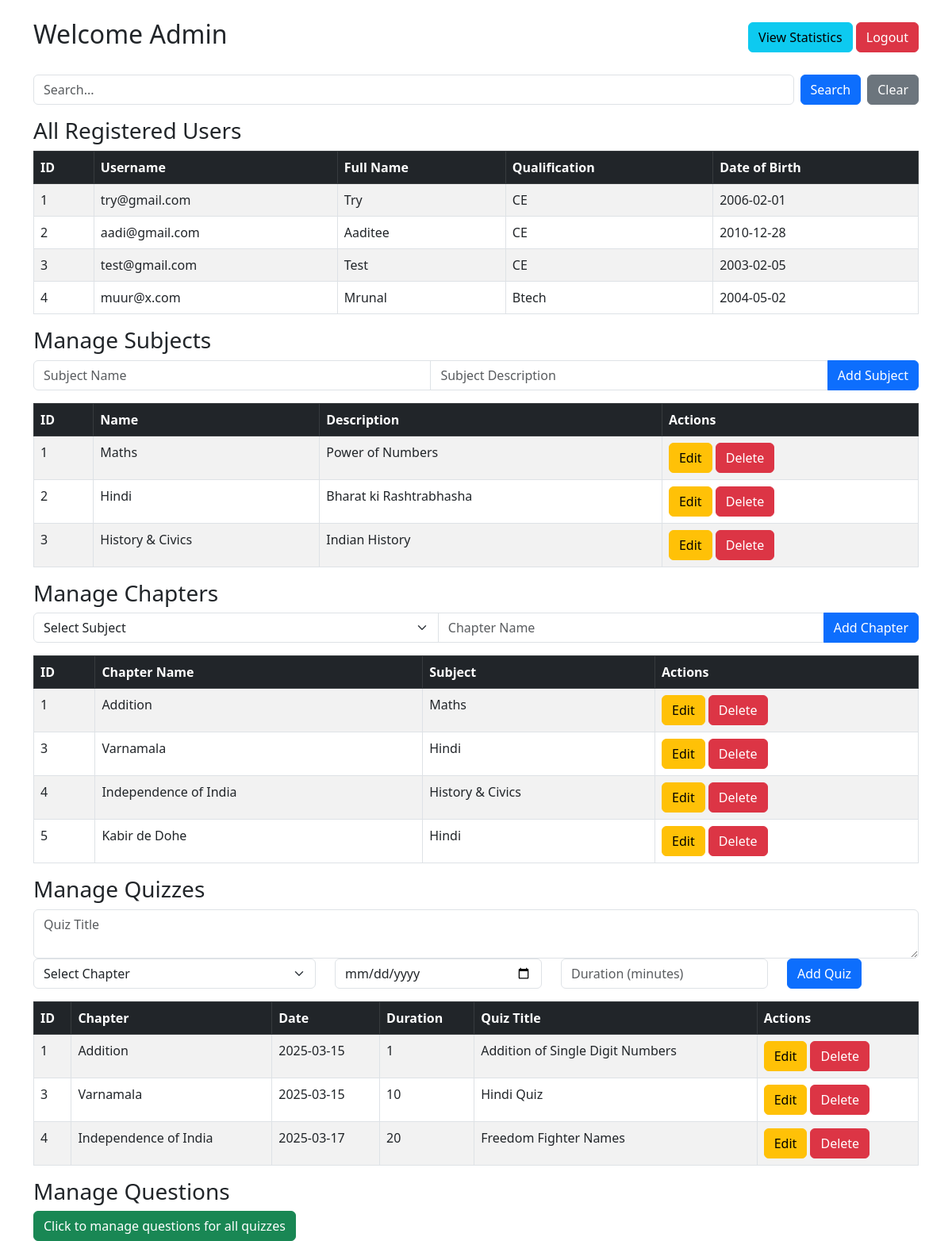
The app's page /admin_dashboard (signed in), older data.
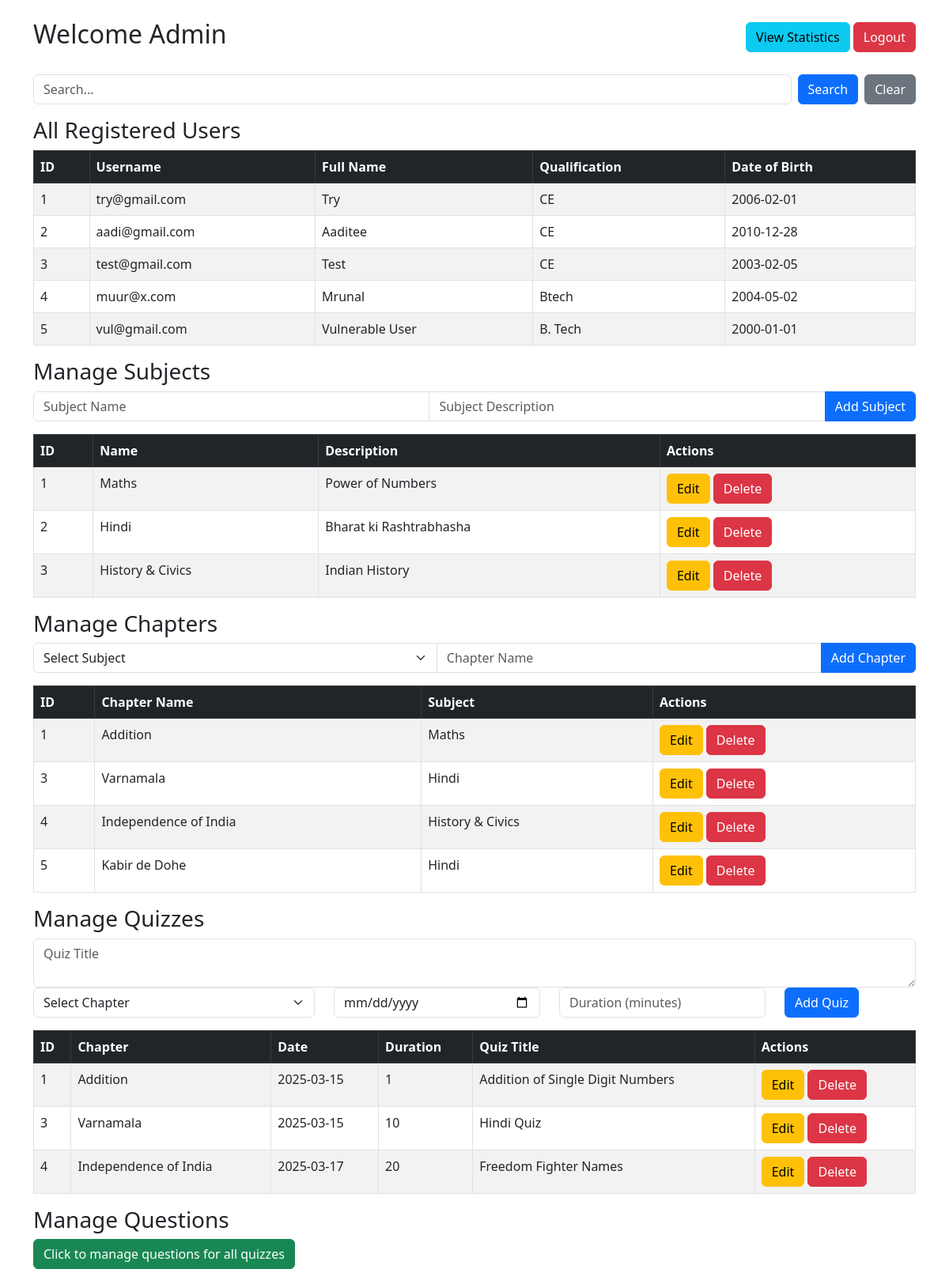
The same page, newer data.
### models/models.py (models this page shows, shortened)
class User(db.Model):
    id = db.Column(db.Integer, primary_key=True)
    username = db.Column(db.String(100), unique=True, nullable=False)
    password = db.Column(db.String(255), nullable=False)
    full_name = db.Column(db.String(200), nullable=False)
    qualification = db.Column(db.String(200))
    dob = db.Column(db.Date, nullable=False)
    scores = db.relationship('QuizScore', backref='user', lazy=True)

class Subject(db.Model):
    id = db.Column(db.Integer, primary_key=True)
    name = db.Column(db.String(100), unique=True, nullable=False)
    description = db.Column(db.Text, nullable=False)
    chapters = db.relationship('Chapter', backref='subject', lazy=True, cascade="all, delete-orphan")

class Chapter(db.Model):
    id = db.Column(db.Integer, primary_key=True)
    name = db.Column(db.String(100),  unique=True, nullable=False)
    subject_id = db.Column(db.Integer, db.ForeignKey('subject.id', ondelete='CASCADE'), nullable=False)
    quizzes = db.relationship('Quiz', backref='chapter', lazy=True, cascade="all, delete-orphan")

class Quiz(db.Model):
    id = db.Column(db.Integer, primary_key=True)
    chapter_id = db.Column(db.Integer, db.ForeignKey('chapter.id', ondelete='CASCADE'), nullable=False)
    date_of_quiz = db.Column(db.Date, nullable=False)
    time_duration = db.Column(db.Integer, nullable=False)  # Store duration in minutes
    remarks = db.Column(db.Text, unique=True, nullable=False)
    questions = db.relationship('Question', backref='quiz', lazy=True, cascade="all, delete-orphan")
    quiz_scores = db.relationship('QuizScore', backref='quiz', cascade="all, delete-orphan")
    user_responses = db.relationship('UserResponse', backref='quiz', cascade="all, delete-orphan")

### app.py (the view, shortened to what this page needs)
@app.route('/admin_dashboard', methods=['GET', 'POST'])
def admin_dashboard():
    if 'admin_logged_in' not in session:
        return redirect(url_for('auth.admin_login'))
    users = User.query.all()
    subjects = Subject.query.all()
    chapters = Chapter.query.all()
    quizzes = Quiz.query.all()
    search_query = request.args.get('search_query', '').strip()
    if search_query:
        users = User.query.filter(
            (User.username.ilike(f"%{search_query}%")) |
            (User.full_name.ilike(f"%{search_query}%")) |
            (User.qualification.ilike(f"%{search_query}%"))
        ).all()
        subjects = Subject.query.filter(Subject.name.ilike(f"%{search_query}%")).all()
        chapters = Chapter.query.join(Subject).filter(
            (Chapter.name.ilike(f"%{search_query}%")) |
            (Subject.name.ilike(f"%{search_query}%"))
        ).all()
        quizzes = Quiz.query.join(Chapter).filter(
            (Chapter.name.ilike(f"%{search_query}%")) |
            (Quiz.remarks.ilike(f"%{search_query}%"))
        ).all()
        show_users = bool(users)
        show_subjects = bool(subjects)
        show_chapters = bool(chapters)
        show_quizzes = bool(quizzes)
    else:
        show_users = show_subjects = show_quizzes = show_chapters = True
    return render_template('admin_dashboard.html', users=users, subjects=subjects, chapters=chapters, quizzes=quizzes, search_query=search_query, show_users=show_users, show_subjects=show_subjects, show_chapters = show_chapters, show_quizzes=show_quizzes
    )

### templates/admin_dashboard.html (shortened to what this page needs)
<!DOCTYPE html>
<head>
    <link href="https://cdn.jsdelivr.net/npm/bootstrap@5.3.0/dist/css/bootstrap.min.css" rel="stylesheet">
</head>
<body class="container mt-4">
    {% include 'toastr.html' %}
    <div class="d-flex justify-content-between align-items-center mb-4">
        <h2>Welcome Admin</h2>
        <div>
        <a href="{{ url_for('view_statistics') }}" class="btn btn-info">View Statistics</a>
        <a href="{{ url_for('auth.logout') }}" class="btn btn-danger">Logout</a>
        </div>
    </div>
    <form method="GET" action="{{ url_for('admin_dashboard') }}" class="mb-3 d-flex">
        <input type="text" name="search_query" class="form-control me-2" placeholder="Search..."
            value="{{ search_query if search_query else '' }}">
        <button type="submit" class="btn btn-primary me-2">Search</button>
        <a href="{{ url_for('admin_dashboard') }}" class="btn btn-secondary">Clear</a>
    </form>
    {% if show_users %}
    <h3>All Registered Users</h3>
    <table class="table table-striped table-bordered">
        <thead class="table-dark">
            <tr>
                <th>ID</th>
                <th>Username</th>
                <th>Full Name</th>
                <th>Qualification</th>
                <th>Date of Birth</th>
            </tr>
        </thead>
        <tbody>
            {% for user in users %}
            <tr>
                <td>{{ user.id }}</td>
                <td>{{ user.username }}</td>
                <td>{{ user.full_name }}</td>
                <td>{{ user.qualification or 'N/A' }}</td>
                <td>{{ user.dob.strftime('%Y-%m-%d') }}</td>
            </tr>
            {% endfor %}
        </tbody>
    </table>
    {% endif %}
    {% if show_subjects %}
    <h3>Manage Subjects</h3>
    <form method="POST" action="{{ url_for('admin_dashboard') }}" class="mb-3">
        <div class="input-group mb-2">
            <input type="text" name="name" class="form-control" placeholder="Subject Name" required>
            <input type="text" name="description" class="form-control" placeholder="Subject Description" required></input>
            <button type="submit" class="btn btn-primary">Add Subject</button>
        </div>
    </form>
    {% endif %}
    {% if show_subjects %}
    <table class="table table-striped table-bordered">
        <thead class="table-dark">
            <tr>
                <th>ID</th>
                <th>Name</th>
                <th>Description</th>
                <th>Actions</th>
            </tr>
        </thead>
        <tbody>
            {% for subject in subjects %}
            <tr>
                <td>{{ subject.id }}</td>
                <td>{{ subject.name }}</td>
                <td>{{ subject.description or 'N/A' }}</td>
                <td>
                    <button type="button" class="btn btn-warning edit-btn"
                        data-bs-toggle="modal"
                        data-bs-target="#editModal"
                        data-id="{{ subject.id }}"
                        data-name="{{ subject.name }}"
                        data-description="{{ subject.description }}">
                        Edit
                    </button>
                    <form method="POST" action="{{ url_for('admin_dashboard') }}" class="d-inline">
                        <button type="submit" class="btn btn-danger" onclick="return confirm('Are you sure?')">Delete</button>
                    </form>
                </td>
            </tr>
            {% endfor %}
        </tbody>
    </table>
    {% endif %}
    {% if show_chapters %}
    <h3>Manage Chapters</h3>
    <form method="POST" action="{{ url_for('admin_dashboard') }}" class="mb-3">
        <div class="input-group mb-2">
            <select name="subject_id" class="form-select" required>
                <option value="">Select Subject</option>
            </select>
            <input type="text" name="name" class="form-control" placeholder="Chapter Name" required>
            <button type="submit" class="btn btn-primary">Add Chapter</button>
        </div>
    </form>
    <table class="table table-striped table-bordered">
        <thead class="table-dark">
            <tr>
                <th>ID</th>
                <th>Chapter Name</th>
                <th>Subject</th>
                <th>Actions</th>
            </tr>
        </thead>
        <tbody>
            {% for chapter in chapters %}
            <tr>
                <td>{{ chapter.id }}</td>
                <td>{{ chapter.name }}</td>
                <td>{{ chapter.subject.name }}</td>
                <td>
                        <button type="button" class="btn btn-warning"
                        data-bs-toggle="modal"
                        data-bs-target="#editChapterModal"
                        data-id="{{ chapter.id }}"
                        data-name="{{ chapter.name }}">
                        Edit
                        </button>
                    <form method="POST" action="{{ url_for('admin_dashboard') }}" class="d-inline">
                        <button type="submit" class="btn btn-danger" onclick="return confirm('Are you sure?')">Delete</button>
                    </form>
                </td>
            </tr>
            {% endfor %}
        </tbody>
    </table>
    {% endif %}
    {% if show_quizzes %}
    <h3>Manage Quizzes</h3>
    <form method="POST" action="{{ url_for('admin_dashboard') }}" class="mb-3" onsubmit="return validateForm()">
        <textarea name="remarks" id="remarks" class="form-control" placeholder="Quiz Title" required></textarea>
        <div class="row mb-2">
            <div class="col-md-4">
                <select name="chapter_id" class="form-select" required>
                    <option value="">Select Chapter</option>
                </select>
            </div>
            <div class="col-md-3">
                <input type="date" name="date_of_quiz" id="date_of_quiz" class="form-control" required>
            </div>
            <div class="col-md-3">
                <input type="text" name="time_duration" id="time_duration" class="form-control" placeholder="Duration (minutes)" required>
            </div>
            <div class="col-md-2">
                <button type="submit" class="btn btn-primary">Add Quiz</button>
            </div>
        </div>
    </form>
    <table class="table table-striped table-bordered">
        <thead class="table-dark">
            <tr>
                <th>ID</th>
                <th>Chapter</th>
                <th>Date</th>
                <th>Duration</th>
                <th>Quiz Title</th>
                <th>Actions</th>
            </tr>
        </thead>
        <tbody>
            {% for quiz in quizzes %}
            <tr>
                <td>{{ quiz.id }}</td>
                <td>{{ quiz.chapter.name }}</td>
                <td>{{ quiz.date_of_quiz }}</td>
                <td>{{ quiz.time_duration }}</td>
                <td>{{ quiz.remarks or 'N/A' }}</td>
                <td>
                        <button type="button" class="btn btn-warning"
                        data-bs-toggle="modal"
                        data-bs-target="#editQuizModal"
                        data-id="{{ quiz.id }}"
                        data-date="{{ quiz.date_of_quiz }}"
                        data-duration="{{ quiz.time_duration }}"
                        data-remarks="{{ quiz.remarks }}">
                        Edit
                        </button>
                    <form method="POST" action="{{ url_for('admin_dashboard') }}" class="d-inline">
                        <button type="submit" class="btn btn-danger" onclick="return confirm('Are you sure?')">Delete</button>
                    </form>
                </td>
            </tr>
            {% endfor %}
        </tbody>
    </table>
    {% endif %}
    {% if show_quizzes %}
    <h3>Manage Questions</h3>
    <a href="{{ url_for('manage_questions') }}" class="btn btn-success">Click to manage questions for all quizzes</a>
    {% endif %}
</body>
</html>

### templates/toastr.html (shortened to what this page needs)
<link rel="stylesheet" href="https://cdnjs.cloudflare.com/ajax/libs/toastr.js/latest/toastr.min.css">

Row changes from the older to the newer data that the page shows:
added User: id "5", username "vul@gmail.com", full_name "Vulnerable User", qualification "B. Tech", dob "2000-01-01"
